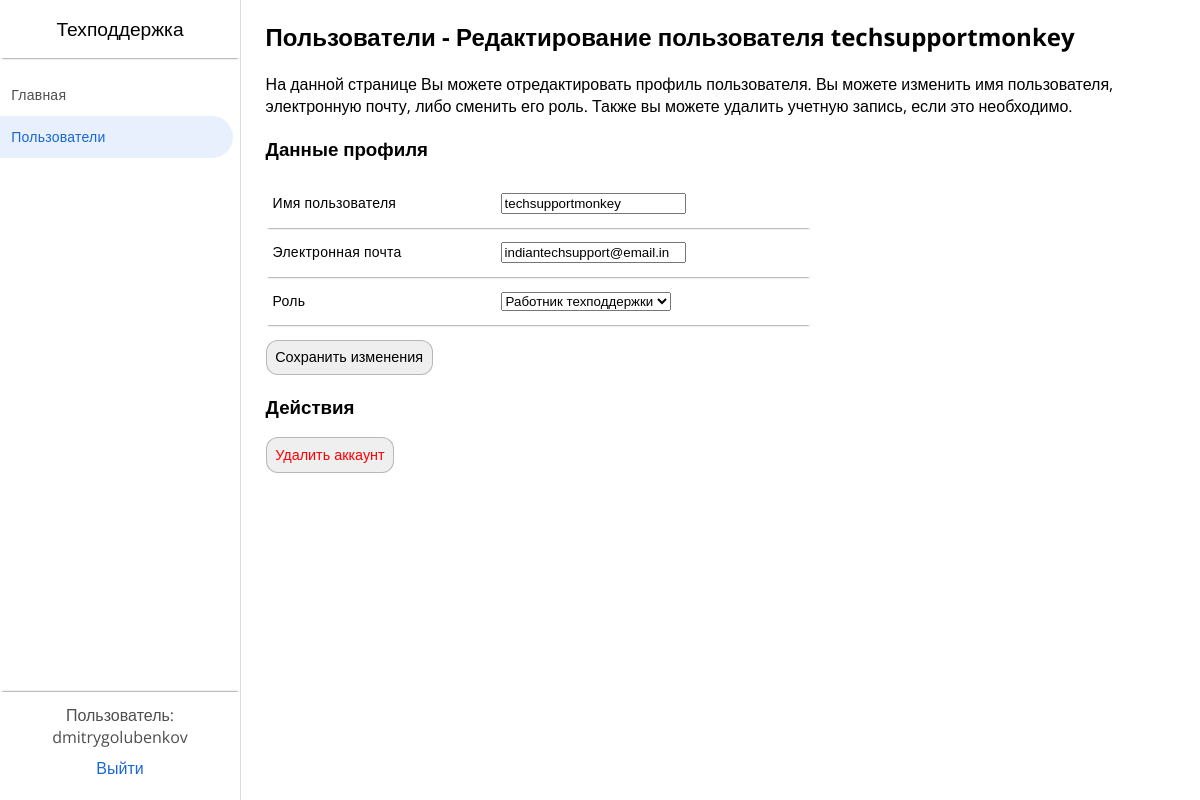
Page /admin_editaccount.php?id=4 (signed in) on the committed database.
### tables this page shows
CREATE TABLE `users` (
  `user_id` int(11) NOT NULL,
  `account_login` varchar(100) NOT NULL,
  `email` varchar(100) NOT NULL,
  `password_hash` varchar(255) NOT NULL,
  `roleid` int(5) NOT NULL
);

### admin_editaccount.php (the view, shortened to what this page needs)
<?php
$login = $_COOKIE['login'];
$edited_account_id = $_GET['id'];
$link = OpenConnection();
$query = "SELECT user_id, account_login, email, roleid FROM users where user_id=$edited_account_id";
$query_result = mysqli_query($link, $query);
$row = mysqli_fetch_assoc($query_result);
$llogin = $row['account_login'];
$email = $row['email'];
$roleid = $row['roleid'];
?>
<html>
<head>
    <link rel="stylesheet" type="text/css" href="css/systemdesign.css" />
    <link rel="stylesheet" type="text/css" href="css/edit_design.css" />
</head>
<body>
    <div class="page-menu">
        <div class="page-menu-upper">
            <div class="menu-header-text">Техподдержка</div>
            <div class="menu-container">
                <a href="admin.php" class="menu-link-text">
                    <div class="menu-link-button">Главная</div>
                </a>
                <a href="admin_accounts.php" class="menu-link-text-selected">
                    <div class="menu-link-button-selected">Пользователи</div>
                </a>
            </div>
        </div>
        <div class="page-menu-down">
            <div class="menu-bottom-container">
                <?php
                echo "<div class='menu-bottom-text'>Пользователь: $login</div>";
                ?>
                <div class='menu-bottom-logout-button'>
                    <a href="techsupport_logout.php" class="menu-bottom-logout-link">
                        Выйти
                    </a>
                </div>
            </div>
        </div>
    </div>
    <div class="page-content">
        <h2><a href="admin_accounts.php" class="content-address-link">Пользователи</a> - Редактирование пользователя <?php echo $llogin ?></h2>
        <p>На данной странице Вы можете отредактировать профиль пользователя. Вы можете изменить
            имя пользователя, электронную почту, либо сменить его роль. Также вы можете удалить учетную запись,
            если это необходимо.
        </p>
        <form method="post">
            <h3>Данные профиля</h3>
            <div class="divTable">
                <div class="divTableBody">
                    <div class='divTableRow'>
                        <div class="divTableCell">Имя пользователя</div>
                        <div class="divTableCell">
                            <?php echo "<input type='text' value='$llogin' name='newlogin' />"; ?>
                        </div>
                    </div>
                    <div class='divTableRow'>
                        <div class="divTableCell">Электронная почта</div>
                        <div class="divTableCell">
                            <?php echo "<input type='email' value='$email' name='newemail'/>"; ?>
                        </div>
                    </div>
                    <div class='divTableRow'>
                        <div class="divTableCell">Роль</div>
                        <div class="divTableCell">
                            <select name='newroleid' class='dropdown-design'>"
                                <?php
                                if ($roleid == 0) {
                                    echo ("
                        <option value='0' selected>Не активирована</option>
                        <option value='1'>Администратор</option>
                        <option value='2'>Работник техподдержки</option>
                        ");
                                } else if ($roleid == 1) {
                                    echo ("
                        <option value='0'>Не активирована</option>
                        <option value='1' selected>Администратор</option>
                        <option value='2'>Работник техподдержки</option>
                        ");
                                } else if ($roleid == 2) {
                                    echo ("
                        <option value='0' >Не активирована</option>
                        <option value='1'>Администратор</option>
                        <option value='2' selected>Работник техподдержки</option>
                        ");
                                } ?>
                            </select>
                        </div>
                    </div>
                </div>
            </div>
            <input type="submit" class='button-save' value='Сохранить изменения' />
        </form>
        <h3>Действия</h3>
        <?php echo "<a href='admin_deleteaccount.php?id=$edited_account_id'>" ?>
        <button class='button-danger'>
            Удалить аккаунт
        </button>
        </a>
    </div>
</body>
</html>

### css/systemdesign.css (style rules this page uses)
html { height: 100%; width: 100%; margin: 0; padding: 0; }
body { height: 100%; width: 100%; display: flex; font-family: 'Open Sans', sans-serif; margin: 0; padding: 0; }
.page-menu { background-color: white; flex: 15%; max-width: 20em; min-width: 15em; height: 100%; box-shadow: 0 0 1px #333; display:flex; flex-direction: column; }
.page-content { flex: 85%; padding: 0 1.6em; overflow: auto; flex-grow: 1; min-height: 0; }
.page-menu-upper { flex-grow: 1; }
.page-menu-down { align-self: flex-end; width: 100%; }
.menu-header-text { text-align: center; width: 100%; font-size: 1.2em; padding: 0.8em 0; box-shadow: 0 2px 2px -2px #333; }
.menu-container { margin-top: 1em; }
.menu-link-text { text-decoration: none; color: rgb(78, 78, 78); font-size: .875rem; letter-spacing: .0178571429em; line-height: 1.25rem; font-weight: 500; }
.menu-link-text-selected { color: #1967d2; text-decoration: none; font-size: .875rem; letter-spacing: .0178571429em; line-height: 1.25rem; font-weight: 500; }
.menu-link-button { width: auto; padding: 0.8em; margin: 0 0.5em 0 0; }
.menu-link-button-selected { background-color: #e8f0fe; border-radius: 0 35px 35px 0; width: auto; padding: 0.8em; margin: 0 0.5em 0 0; }
.menu-bottom-container { padding: 0.8em; box-shadow: 0 -2px 2px -2px #333; flex-direction: column; }
.menu-bottom-text { text-decoration: none; color: rgb(78, 78, 78); width: 100%; text-align: center; }
.menu-bottom-logout-link { text-decoration: none; color: #1967d2; }
.menu-bottom-logout-button { padding: 0.4em; border: 2px solid white; text-align: center; }
.content-address-link { text-decoration: none; color: black; }

### css/edit_design.css (style rules this page uses)
.divTable { display: table; width: 60%; border: none; font-size: .875rem; letter-spacing: .0178571429em; line-height: 1.25rem; font-weight: 500; }
.divTableRow { display: table-row; box-shadow: 0 2px 2px -2px #333; }
.divTableCell { display: table-cell; padding: 1em 0.5em; }
.divTableBody { display: table-row-group; }
.button-save { border: rgba(63, 63, 63, 0.315) solid 1px; border-radius: 12px; padding: 0.6em; font-size: 0.9em; margin-top: 1em; }
.button-danger { border: rgba(63, 63, 63, 0.315) solid 1px; border-radius: 12px; padding: 0.6em; color: red; font-size: 0.9em; }

### rows in the picture
users: account_login "techsupportmonkey", newlogin "techsupportmonkey", newemail "indiantechsupport@email.in", newroleid "Работник техподдержки"

### other values in the picture
$login "dmitrygolubenkov"
